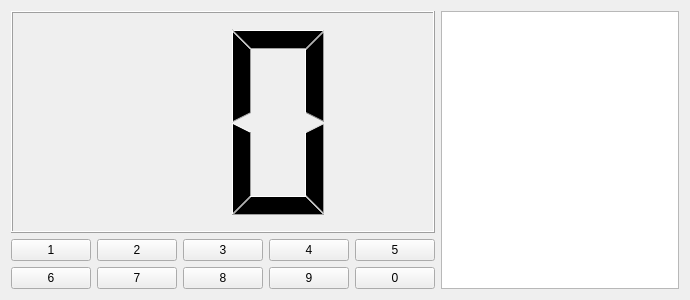
<?xml version="1.0" encoding="UTF-8"?>
<ui version="4.0">
 <class>Widget</class>
 <widget class="QWidget" name="Widget">
  <property name="geometry">
   <rect>
    <x>0</x>
    <y>0</y>
    <width>690</width>
    <height>300</height>
   </rect>
  </property>
  <property name="windowTitle">
   <string>Widget</string>
  </property>
  <layout class="QGridLayout" name="gridLayout">
   <item row="0" column="0" colspan="5">
    <widget class="QLCDNumber" name="lcdNumber">
     <property name="digitCount">
      <number>2</number>
     </property>
    </widget>
   </item>
   <item row="0" column="5" rowspan="3">
    <widget class="QTextEdit" name="textEdit">
     <property name="lineWrapMode">
      <enum>QTextEdit::FixedPixelWidth</enum>
     </property>
     <property name="readOnly">
      <bool>true</bool>
     </property>
    </widget>
   </item>
   <item row="1" column="0">
    <widget class="QPushButton" name="btn0">
     <property name="text">
      <string>1</string>
     </property>
    </widget>
   </item>
   <item row="1" column="1">
    <widget class="QPushButton" name="btn1">
     <property name="text">
      <string>2</string>
     </property>
    </widget>
   </item>
   <item row="1" column="2">
    <widget class="QPushButton" name="btn2">
     <property name="text">
      <string>3</string>
     </property>
    </widget>
   </item>
   <item row="1" column="3">
    <widget class="QPushButton" name="btn3">
     <property name="text">
      <string>4</string>
     </property>
    </widget>
   </item>
   <item row="1" column="4">
    <widget class="QPushButton" name="btn4">
     <property name="text">
      <string>5</string>
     </property>
    </widget>
   </item>
   <item row="2" column="0">
    <widget class="QPushButton" name="btn5">
     <property name="text">
      <string>6</string>
     </property>
    </widget>
   </item>
   <item row="2" column="1">
    <widget class="QPushButton" name="btn6">
     <property name="text">
      <string>7</string>
     </property>
    </widget>
   </item>
   <item row="2" column="2">
    <widget class="QPushButton" name="btn7">
     <property name="text">
      <string>8</string>
     </property>
    </widget>
   </item>
   <item row="2" column="3">
    <widget class="QPushButton" name="btn8">
     <property name="text">
      <string>9</string>
     </property>
    </widget>
   </item>
   <item row="2" column="4">
    <widget class="QPushButton" name="btn9">
     <property name="text">
      <string>0</string>
     </property>
    </widget>
   </item>
  </layout>
 </widget>
 <layoutdefault spacing="6" margin="11"/>
 <resources/>
 <connections/>
</ui>
